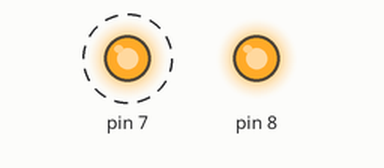
Simulated run of this sketch. Board: Arduino Uno, built with avr-gcc and run on an emulated ATmega328P. Parts: output pins drawn as LEDs (lit = HIGH). Dashed ring = blinking.

Above: at 0.5 s.
Timing chart, 0 to 3.0 s (numbered marks = the images above):
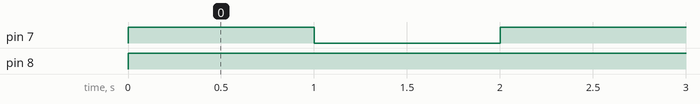

The sketch:

piscar2leds.ino
```cpp
void setup(){
  //  Configure os pinos como saída
  pinMode(7,OUTPUT);
  pinMode(8,OUTPUT);
}

void loop(){
  //  Pisca o LED no pino 7
  digitalWrite(7, HIGH);
  digitalWrite(8,HIGH);
  delay(1000); // espera por 1 segundo

  //  Pisca o LED no pino 8
  digitalWrite(7,LOW);
  digitalWrite(8,HIGH);
  delay(1000); // espera por 1 segundo
}
```

Measured:
- by itself, pin 7: alternates HIGH for 1.0 s and LOW for 1.0 s
- by itself, pin 8: LOW → HIGH at 0.00 s
